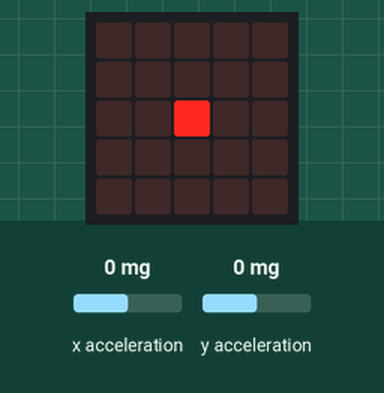
This program was run on a simulated BBC micro:bit running MicroPython. On the bench: the board's 5×5 LED display. The inputs (shaded band) are chosen by the test bench; at power-on: x acceleration 0 mg, y acceleration 0 mg.

Above: at 1.2 s.
1.3 s: x acceleration set to -2 mg
At 2.5 s:
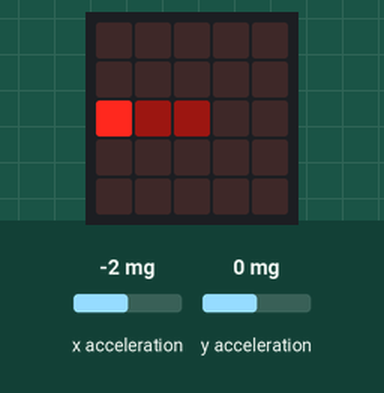
2.9 s: y acceleration set to -2 mg
At 4.2 s:
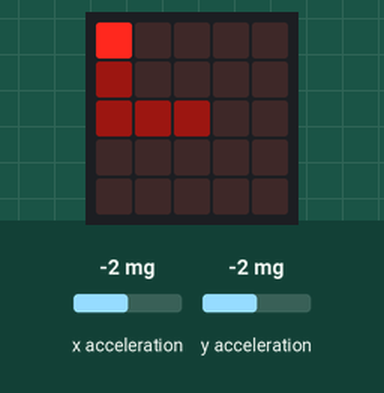
4.5 s: x acceleration set to 750 mg
At 5.3 s:
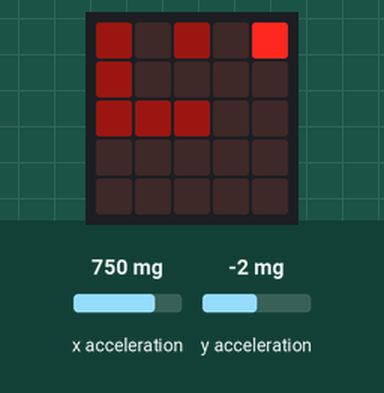
6.1 s: x acceleration set to -30 mg
At 7.5 s:
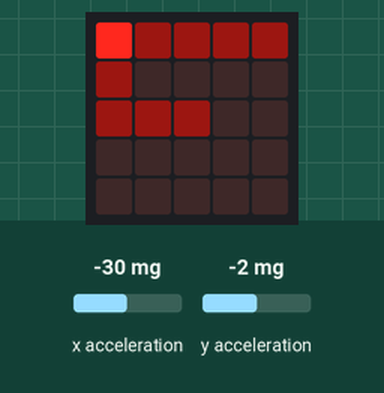
7.9 s: y acceleration set to 750 mg
At 9.2 s:
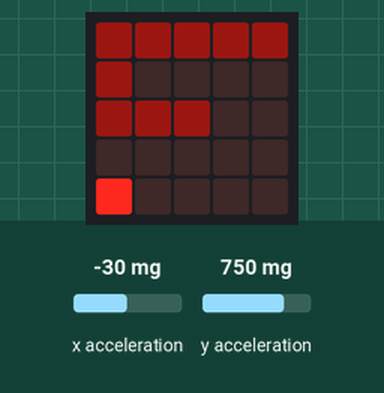
9.5 s: y acceleration set to -30 mg
At 10.3 s:
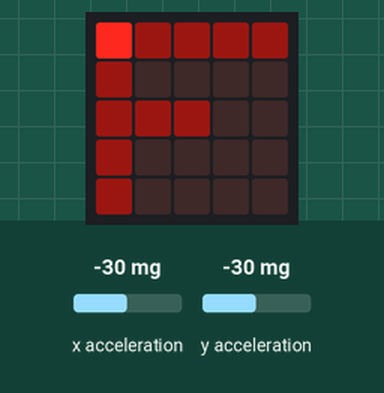
Timing chart, 0 to 12.3 s (numbered marks = the images above; inputs shaded):
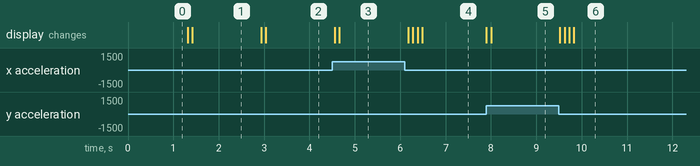

Measured:
- the behaviour switches between 0 and -1 mg on x acceleration (found by bisection; images 0 and 1)
- the behaviour switches between 0 and -1 mg on y acceleration (found by bisection; images 1 and 2)
- after the input at 1.3 s, the display: first changes at once (image 1 shows a later state)
- after the input at 2.9 s, the display: first changes at once (image 2 shows a later state)
- after the input at 4.5 s, the display: first changes after 0.06 s (image 3 shows a later state)
- after the input at 6.1 s, the display: first changes after 0.08 s (image 4 shows a later state)
- after the input at 7.9 s, the display: first changes at once (image 5 shows a later state)
- after the input at 9.5 s, the display: first changes at once (image 6 shows a later state)

The program:

2016-02-17-tilty.py
```python
# (licence header left out)
from microbit import display, accelerometer, sleep, Image
from music import play, POWER_UP, NYAN

def get_xy():
    yaccel = accelerometer.get_y() * accelerometer_sensitivity
    xaccel = accelerometer.get_x() * accelerometer_sensitivity
    return yaccel, xaccel

def count_lit_pixels():
    pixel_count = 0
    for xx in range (5):
        for yy in range (5):
            if display.get_pixel(xx, yy) != 0:
                pixel_count += 1
    return pixel_count

pause = 100
level = 0
accelerometer_sensitivity=1/300

#set initial position
x, y = 2, 2
yaccel, xaccel = get_xy()
y = max(0, min(4, int(y + yaccel)))
x = max(0, min(4, int(x + xaccel)))

while pause > 0:
    yaccel, xaccel = get_xy()
    newy = max(0, min(4, int(y + yaccel)))
    newx = max(0, min(4, int(x + xaccel)))
    if newy != y or newx != x:
        display.set_pixel(x, y, 1)
        x, y = newx, newy
        display.set_pixel(x, y, 9)
    else:
        display.set_pixel(newx, newy, 9)
    pixels = count_lit_pixels()
    if pixels == 25:
        play(POWER_UP, wait=False)
        level += 1
        pause -= 5
        sleep(200)
        display.show(str(level))
        sleep(1000)
        display.clear()
    sleep(pause)

play(NYAN, wait=False)
display.show('WIN!')
sleep(200)
display.show(Image.HEART)
```
